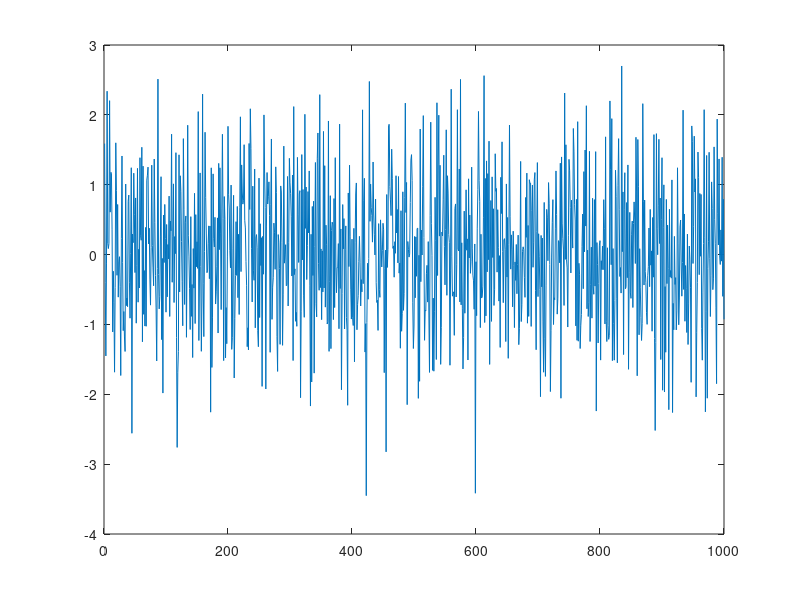
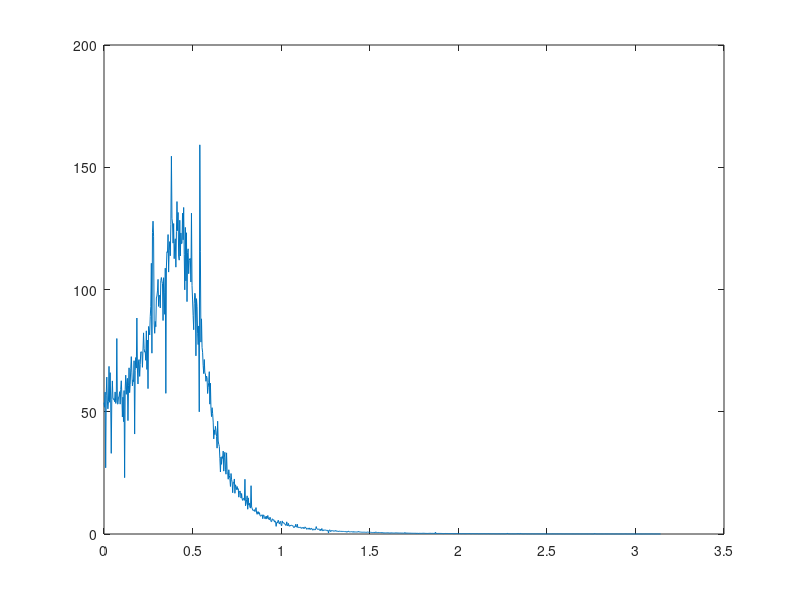

Reproduce these figures in MATLAB, in order.
% Systems Identification 
% Example 2.5 of the book System Identification: Theory for the User (2nd Edition).

%clear all
%close all

t = 1:1000;
e = randn(1,1000); %white noise with variance 1 and mean zero

figure(1)
plot(t,e)
hold on

v = zeros(1, size(t,2));
for index_t=3:size(t,2)%v(t)-1.5v(t-1)+0.7v(t-2)= e(t)+0.5e(t-1)
    v(index_t) = 1.5*v(index_t-1)-0.7*v(index_t-2)+e(index_t)+0.5*e(index_t-1);
end

figure(2)
plot(t,v)
hold off

w=linspace(0,pi,size(t,2));
for index_w=1:size(w,2)
    En(index_w)=sum(e.*exp(-i*w(index_w)*t));
end
En = En/sqrt(size(t,2)); %E(s)is the Fourier Transform of the e(t)

for index_w=1:size(w,2)
    Vn(index_w)=sum(v.*exp(-i*w(index_w)*t));
end
Vn = Vn/sqrt(size(t,2)); %V(s) is the Fourier Transform of the v(t)

Hn = Vn./En; %H(s)=V(s)/E(s) is the Transfer Function
Phi_v = var(e)*abs(Hn).^2; % Phi_v(w) = var(e)*|H(w)|^2 is the spectra of v(t)
plot(w,Phi_v)

